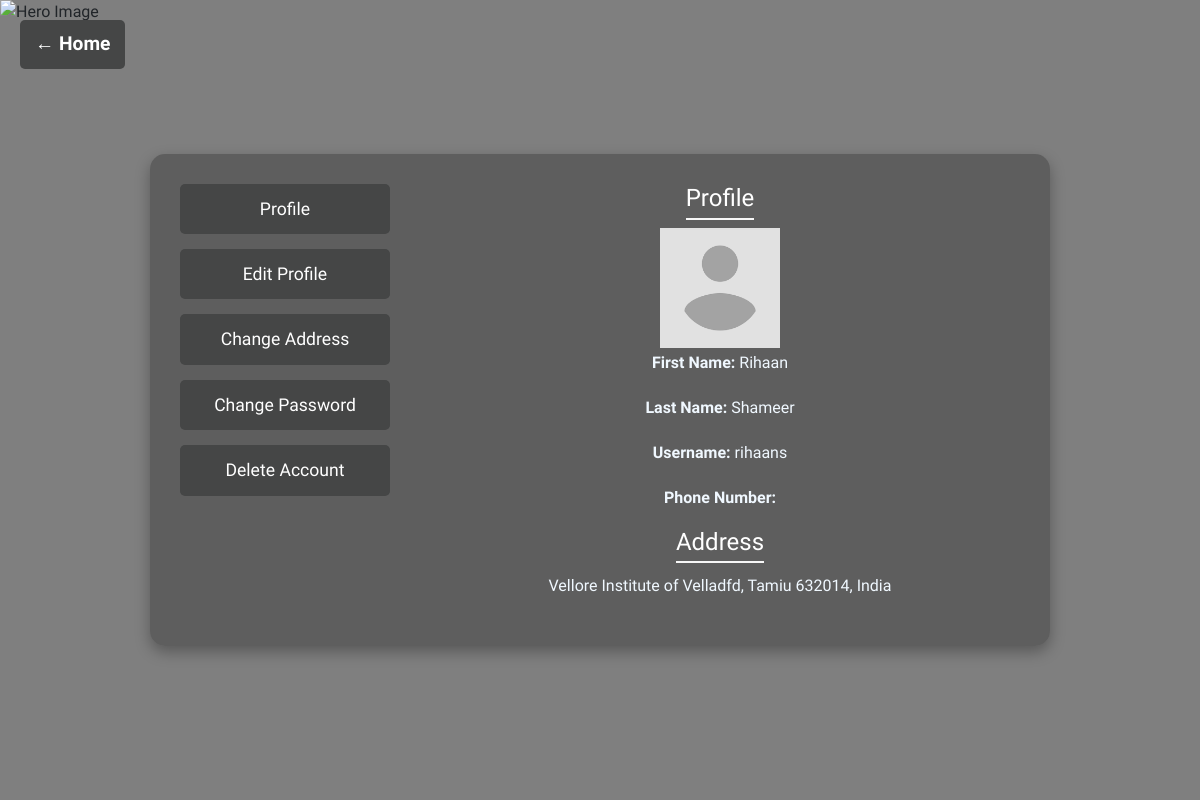
The app's page /base/profile/11/, older data.
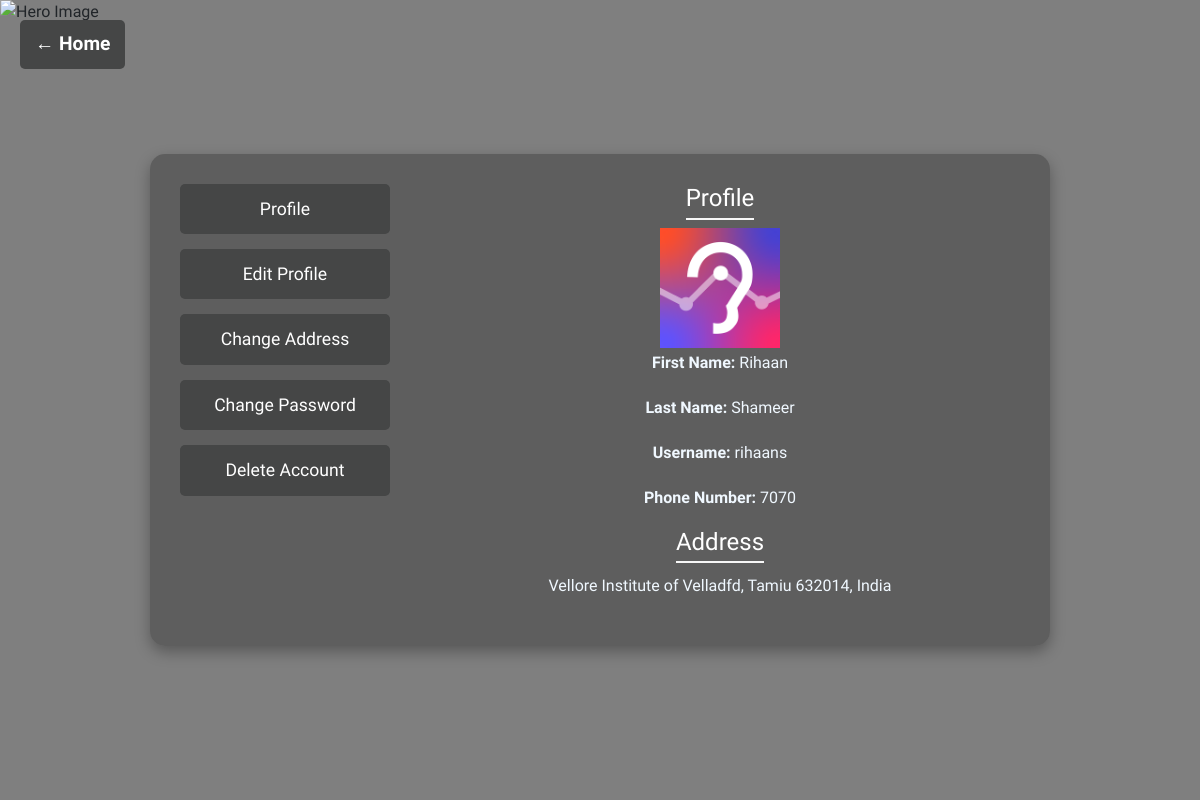
The same page, newer data.
### events/models.py (models this page shows, shortened)
class userFull(models.Model):
    userFull_id = models.BigAutoField(primary_key=True, auto_created=True)
    userFull_image = models.ImageField(
        null=True, blank=True,
        upload_to='user_photos/',
        default='user_photos/default.png'  # Set default placeholder
    )
    userFull_phoneNumber = models.CharField(max_length=15, unique=True, null=True)
    userFull_street = models.CharField(max_length=255, null=True, blank=True)
    userFull_city = models.CharField(max_length=100, null=True, blank=True)
    userFull_state = models.CharField(max_length=100, null=True, blank=True)
    userFull_zipcode = models.CharField(max_length=20, null=True, blank=True)
    userFull_country = models.CharField(max_length=100, null=True, blank=True)
    lon = models.CharField(max_length=200, null=True)
    lat = models.CharField(max_length=200, null=True)
    user = models.ForeignKey(User, on_delete=models.CASCADE, related_name='userFull')
    class Meta:
        db_table = 'Full User'

### base/views.py (the view)
# urls.py: path('profile/<int:pk>/', views.profile, name='profile'),
def profile(request, pk):
    user = get_object_or_404(User, pk=pk)
    try:
        profile = userFull.objects.get(user=user)
    except userFull.DoesNotExist:
        profile = None  # Handle missing profile gracefully
    return render(request, "base/profile.html", {"user": user, "profile": profile})

### templates/base/profile.html (shortened to what this page needs)
{% load static %}
<!DOCTYPE html>
<html lang="en">
<head>
    <link rel="stylesheet" href="{% static 'assets/css/bootstrap.min.css' %}">
    <link rel="stylesheet" href="{% static 'assets/css/style.css' %}">
</head>
<body>
    <a href="{% url 'home' user.pk %}" class="back-button">← Home</a>
    <img class="video-bg" src="{% static 'assets/img/hero/h1_hero.png' %}" alt="Hero Image">
    <div class="profile-container">
        <div class="sidebar-menu">
            <button onclick="showSection('profile-section')" class="action-button primary-btn">Profile</button>
            <button onclick="showSection('edit-profile')" class="action-button primary-btn">Edit Profile</button>
            <button onclick="showSection('change-address')" class="action-button secondary-btn">Change
                Address</button>
            <button onclick="showSection('change-password')" class="action-button secondary-btn">Change
                Password</button>
            <button onclick="showSection('delete-account')" class="action-button danger-btn">Delete Account</button>
        </div>
        <div class="content-area">
            <div id="profile-section">
                <h3>Profile</h3>
                {% load static %}
                {% if profile.userFull_image %}
                <img src="{{ profile.userFull_image.url }}" width="120" alt="Profile Image">
                {% else %}
                <img src="{{ MEDIA_URL }}users/default.png" width="120" alt="Default Profile">
                {% endif %}
                <p style="color: aliceblue;"><strong>First Name:</strong> {{ user.first_name }}</p>
                <p style="color: aliceblue;"><strong>Last Name:</strong> {{ user.last_name }}</p>
                <p style="color: aliceblue;"><strong>Username:</strong> {{ user.username }}</p>
                <p style="color: aliceblue;"><strong>Phone Number:</strong> {{ profile.userFull_phoneNumber }}</p>
                <h3>Address</h3>
                <p style="color: aliceblue;">
                    {{ profile.userFull_street|default:"None" }}
                    {{ profile.userFull_city|default:"None" }},
                    {{ profile.userFull_state|default:"None" }}
                    {{ profile.userFull_zipcode|default:"None" }},
                    {{ profile.userFull_country|default:"None" }}
                </p>
            </div>
        </div>
    </div>
</body>
</html>

### templates/base/profile.html (style rules this page uses)
body { margin: 0; padding: 0; display: flex; justify-content: center; align-items: center; height: 100vh; background: rgba(0, 0, 0, 0.5); }
.video-bg { position: fixed; top: 0; left: 0; width: 100%; height: 100%; object-fit: cover; z-index: -1; }
.profile-container { display: flex; flex-direction: row; justify-content: center; align-items: stretch; width: 80%; max-width: 900px; background: rgba(60, 60, 60, 0.474); border-radius: 15px; padding: 30px; box-shadow: 0px 6px 15px rgba(0, 0, 0, 0.3); min-height: 400px; }
.sidebar-menu { width: 25%; display: flex; flex-direction: column; gap: 15px; }
.content-area { width: 75%; padding-left: 30px; min-height: 300px; }
.action-button { padding: 12px; width: 100%; text-align: center; font-size: 1.1rem; cursor: pointer; border-radius: 5px; border: none; }
.primary-btn { background-color: #454646; color: white; font-style: bold; }
.secondary-btn { background-color: #454646; color: white; font-style: bold; }
.danger-btn { background-color: #454646; color: white; font-style: bold; }
.content-area h3 { border-bottom: 2px solid #f7f7f7; padding-bottom: 5px; color: #ffffff; font-size: 2.5 rem; }
.content-area div { display: flex; flex-direction: column; align-items: center; }
.back-button { position: absolute; top: 20px; left: 20px; background-color: #454646; color: white; padding: 10px 15px; text-decoration: none; font-size: 1.2rem; font-weight: bold; border-radius: 5px; }

Row changes from the older to the newer data that the page shows:
changed userFull "Vellore Institute of": userFull_image: picture added; userFull_phoneNumber (not shown) → "7070"
